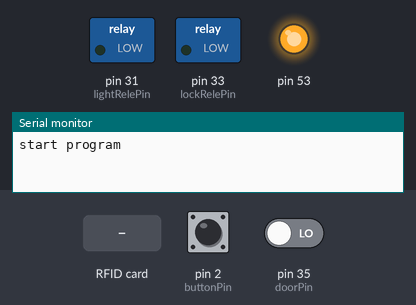
The sketch below on a simulated Arduino Mega 2560, built with avr-gcc and run on an emulated ATmega2560. On the bench: switched loads named in the sketch (green lamp = pin HIGH), output pins drawn as LEDs (lit = HIGH), the last lines printed to the serial monitor. The test bench sets the inputs (shaded band); at power-on: pin 2 (buttonPin) LOW, pin 35 (doorPin) LOW.

Above: at 2.0 s.
2.1 s: pin 2 (buttonPin) pulled HIGH for 0.15 s
3.7 s: RFID card F0 D3 EC D5 held to the reader
5.2 s: pin 2 (buttonPin) pulled HIGH for 1 s
At 11.2 s:
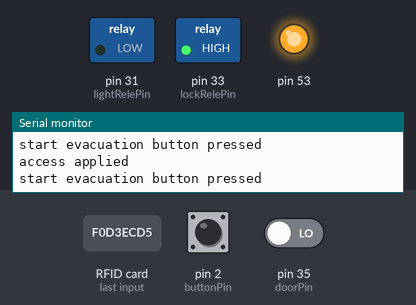
At 12.7 s:
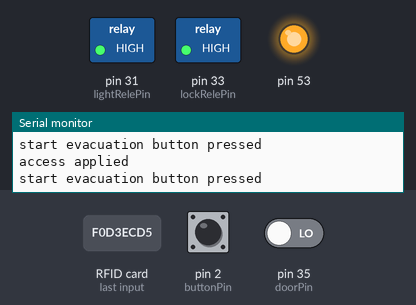
Timing chart, 0 to 14.2 s (numbered marks = the images above; inputs shaded):
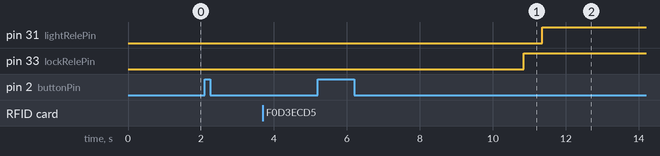

The sketch:

evacuation.ino
```cpp
//http://www.instructables.com/id/Interfacing-RFID-RC522-With-Arduino-MEGA-a-Simple-/
#include <Bounce2.h>
#include <SoftwareSerial.h>
#include <SPI.h>
#include <MFRC522.h>

// audio stuff
static int8_t Send_buf[8] = {0} ;
#define CMD_PLAY_W_INDEX 0X03
#define CMD_SET_VOLUME 0X06
#define CMD_SEL_DEV 0X09
  #define DEV_TF 0X02
#define CMD_PLAY 0X0D
#define CMD_PAUSE 0X0E
#define CMD_STOP 0X16
#define CMD_SINGLE_CYCLE 0X19
  #define SINGLE_CYCLE_ON 0X00
  #define SINGLE_CYCLE_OFF 0X01
#define CMD_PLAY_W_VOL 0X22
SoftwareSerial mp3Serial(3, 4); // RX, TX

const int buttonPin = 2;
Bounce buttonBounce = Bounce();
Bounce doorBounce = Bounce();

const int lightRelePin = 31;
const int lockRelePin = 33;
const int doorPin = 35;

constexpr uint8_t RST_PIN = 8;     // Configurable, see typical pin layout above
constexpr uint8_t SS_PIN = 9;     // Configurable, see typical pin layout above

MFRC522 rfid(SS_PIN, RST_PIN); // Instance of the class
MFRC522::MIFARE_Key key;

boolean mlocked = false;

boolean accessGranted = false;

const int delayBeforeFinalMonsters = 500;
const int delayBeforeRoofUnlock = 5000;

// Init array that will store new NUID
byte nuidPICC[4] = {0xF0, 0xD3, 0xEC, 0xD5};
byte nuidPICC2[4] = {0x7C, 0x75, 0x2A, 0x2B};


void setup() {
   Serial.begin(9600);
  // put your setup code here, to run once:
   pinMode(buttonPin, INPUT);
   buttonBounce.attach(buttonPin);
   buttonBounce.interval(10);

   pinMode(doorPin, INPUT);
   doorBounce.attach(doorPin);
   doorBounce.interval(10);

   Serial.println("start program");

   pinMode(lightRelePin, OUTPUT);
   pinMode(lockRelePin, OUTPUT);

   turnLightOn();
   lockRoof();

   initMp3Player();

   SPI.begin(); // Init SPI bus
   rfid.PCD_Init(); // Init MFRC522

   for (byte i = 0; i < 6; i++) {
     key.keyByte[i] = 0xFF;
   }

}

void turnLightOn(){
  digitalWrite(lightRelePin, LOW);
}

void turnLightOff(){
  digitalWrite(lightRelePin, HIGH);
}

void lockRoof(){
  digitalWrite(lockRelePin, LOW);
}

void unlockRoof(){
  digitalWrite(lockRelePin, HIGH);
}

void loop() {
  // put your main code here, to run repeatedly:
  buttonBounce.update();
  doorBounce.update();
  if(buttonBounce.rose()){
    Serial.println("start evacuation button pressed");
    if(!accessGranted){
      playAccessRequest();

    }
    else{
      playEvacuation();
      delay(delayBeforeRoofUnlock);
      unlockRoof();
      delay(delayBeforeFinalMonsters);
      turnLightOff();

    }
  }

  readRfid();

}

void readRfid(){

   if ( rfid.PICC_IsNewCardPresent() && rfid.PICC_ReadCardSerial()){
    MFRC522::PICC_Type piccType = rfid.PICC_GetType(rfid.uid.sak);

    if (

      !(piccType != MFRC522::PICC_TYPE_MIFARE_MINI &&
         piccType != MFRC522::PICC_TYPE_MIFARE_1K &&
         piccType != MFRC522::PICC_TYPE_MIFARE_4K)) {
      //Serial.println(F("Your tag is not of type MIFARE Classic."));
      //return;

     //   Serial.println(F("The NUID tag is:"));
    //Serial.print(F("In hex: "));
    //printHex(rfid.uid.uidByte, rfid.uid.size);
    /*Serial.println();
    Serial.print(F("In dec: "));
    printDec(rfid.uid.uidByte, rfid.uid.size);
    Serial.println();
       //*/
      if(
        isUidMatched(rfid.uid.uidByte, nuidPICC)
        ||
        isUidMatched(rfid.uid.uidByte, nuidPICC2)

        ){
          Serial.println("access applied");
          //setLocked(false);
          //playPassword();
          accessGranted = true;
          playAccessGranted();


      }


      rfid.PICC_HaltA();
      rfid.PCD_StopCrypto1();
    }


    delay(50);


  }
}


void sendMp3Command(int8_t command, int16_t dat)
{
  delay(20);
  Send_buf[0] = 0x7e; //starting byte
  Send_buf[1] = 0xff; //version
  Send_buf[2] = 0x06; //the number of bytes of the command without starting byte and ending byte
  Send_buf[3] = command; //
  Send_buf[4] = 0x00;//0x00 = no feedback, 0x01 = feedback
  Send_buf[5] = (int8_t)(dat >> 8);//datah
  Send_buf[6] = (int8_t)(dat); //datal
  Send_buf[7] = 0xef; //ending byte
  for(uint8_t i=0; i<8; i++)//
  {
    mp3Serial.write(Send_buf[i]) ;
  }
}

void stopMp3(){
  sendMp3Command(CMD_STOP, 0x00);//select the TF card
}

void initMp3Player(){
  //lastTimePlay = millis() / 1000;
  //currentSec = millis() / 1000;
  //pinMode(songs, INPUT_PULLUP);
  //pinMode(alarm, INPUT);
  //Serial1.begin(9600);
  mp3Serial.begin(9600);
  delay(500);//Wait chip initialization is complete
  sendMp3Command(CMD_SEL_DEV, DEV_TF);//select the TF card
  delay(200);//wait for 200ms
  //sendCommand(CMD_SET_VOLUME, 0X0F);//установить громкость в 15 (50%)
  sendMp3Command(CMD_SET_VOLUME, 0X1E);//установить громкость в x1E=30 (100%)

}


void playAccessRequest(){

  sendMp3Command(0X0F, 0X0101);
  delay(1500);
}

void playAccessGranted(){

  sendMp3Command(0X0F, 0X0103 );// играем трек 001 из папки 01
  delay(2000);

}

void playEvacuation(){

  sendMp3Command(0X0F, 0X0102);// играем трек 001 из папки 01

}


boolean isUidMatched(byte *uidByte, byte *nuidPICC){
  if (uidByte[0] != nuidPICC[0] ||
    uidByte[1] != nuidPICC[1] ||
    uidByte[2] != nuidPICC[2] ||
    uidByte[3] != nuidPICC[3] ) {
       return false;
    }

    return true;
}


/**
 * Helper routine to dump a byte array as hex values to Serial.
 */
void printHex(byte *buffer, byte bufferSize) {
  for (byte i = 0; i < bufferSize; i++) {
    Serial.print(buffer[i] < 0x10 ? " 0" : " ");
    Serial.print(buffer[i], HEX);
  }
}
```

Measured:
- after the input at 5.2 s, pin 31 (lightRelePin): LOW → HIGH after 6.2 s; pin 33 (lockRelePin): LOW → HIGH after 5.7 s
